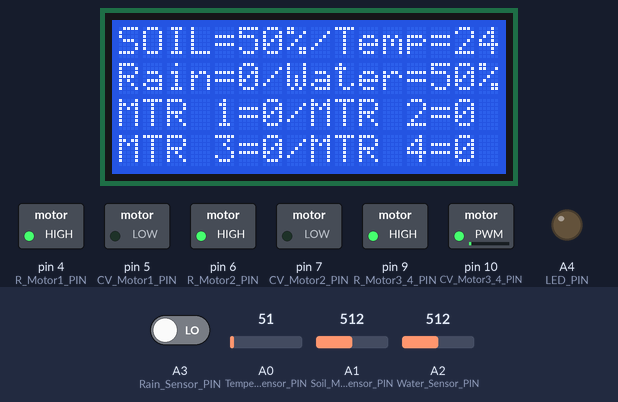
This sketch was run on a simulated Arduino Uno, built with avr-gcc and run on an emulated ATmega328P. On the bench: 16×4 character LCD, switched loads named in the sketch (green lamp = pin HIGH), output pins drawn as LEDs (lit = HIGH). The test bench sets the inputs (shaded band); at power-on: A2 (Water_Sensor_PIN) = 512, A1 (Soil_Moisture_Sensor_PIN) = 512, A0 (Temperature_Sensor_PIN) = 51, A3 (Rain_Sensor_PIN) LOW.

Above: at 0.77 s.
1.3 s: A2 (Water_Sensor_PIN) set to 812
At 2.45 s:
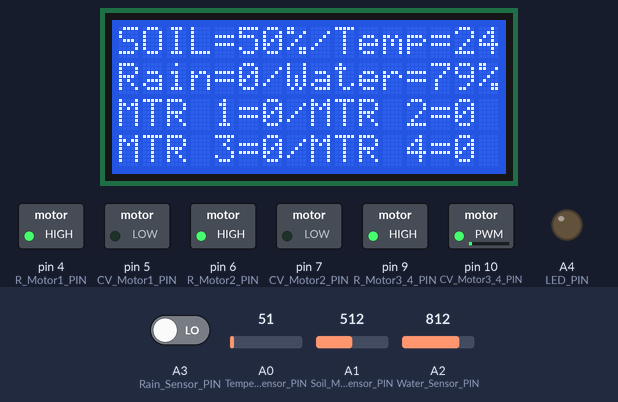
3.4 s: A2 (Water_Sensor_PIN) set to 847
At 5.12 s:
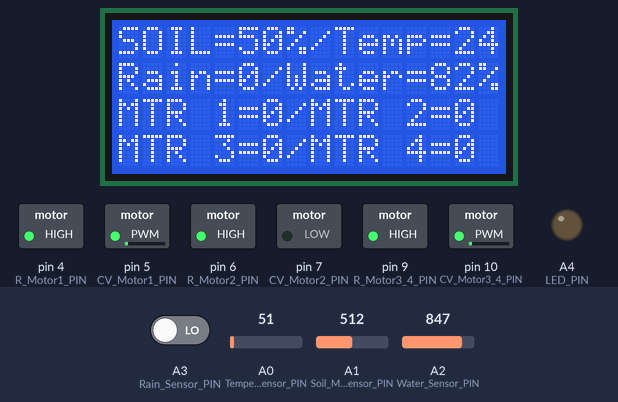
6.1 s: A1 (Soil_Moisture_Sensor_PIN) set to 819
7.7 s: A1 (Soil_Moisture_Sensor_PIN) set to 839
At 8.14 s:
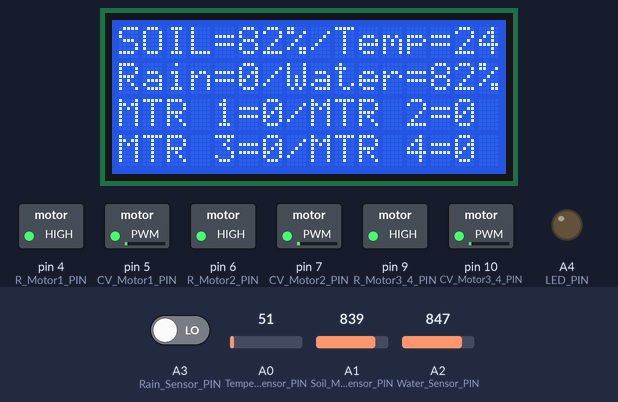
10.4 s: A0 (Temperature_Sensor_PIN) set to 23
At 10.7 s:
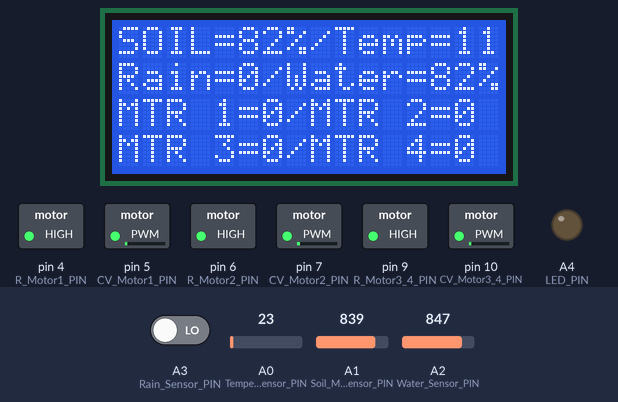
12.0 s: A0 (Temperature_Sensor_PIN) set to 19
At 12.27 s:
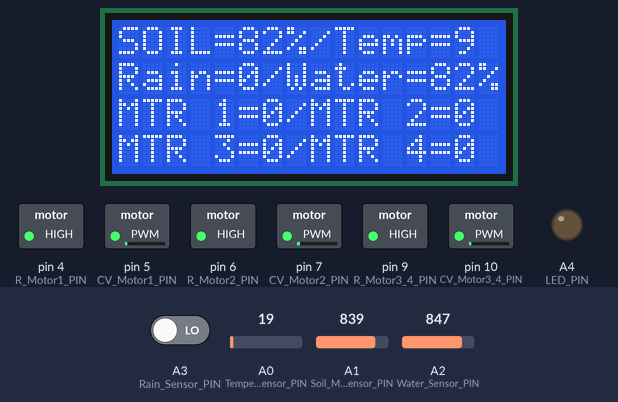
Timing chart, 0 to 62.5 s (numbered marks = the images above; inputs shaded):
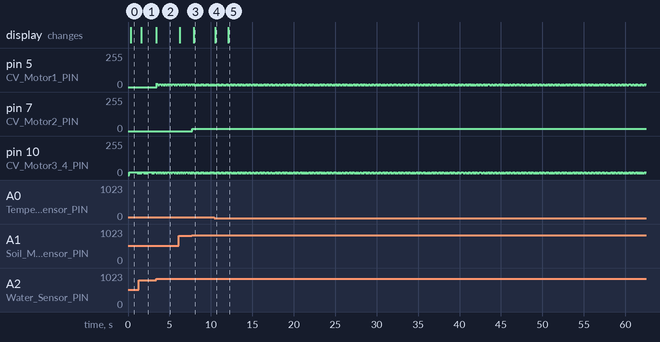

Measured:
- after the input at 1.3 s, the display: changes after 0.30 s (image 1)
- after the input at 3.4 s, the display: changes at once (image 2)
- after the input at 7.7 s, pin 7 (CV_Motor2_PIN): 0/255 → 17/255 after 0.08 s; the display: changes after 0.26 s (image 3)
- after the input at 10.4 s, the display: changes after 0.12 s (image 4)
- after the input at 12.0 s, the display: changes after 0.10 s (image 5)
- by itself, pin 5 (CV_Motor1_PIN): moves between 13/255 and 19/255, repeating every 14.5 s
- by itself, pin 10 (CV_Motor3_4_PIN): moves between 13/255 and 19/255, repeating every 11.6 s

The sketch:

smart_auto_farm.ino
```cpp
/* ----------------------------------------------------------- LCD LIB ---------------------------------------------------------- */

#include <LiquidCrystal.h>
#define rs 8
#define en 2
#define d4 3
#define d5 11
#define d6 12
#define d7 13

LiquidCrystal lcd(rs,en,d4,d5,d6,d7); // rs(0)-en(1)-d4(2)-d5(3)-d6(4)-d7(5)

void LCD_Config(char lines_number,char cols_number){
  lcd.begin(cols_number,lines_number);
}

void LCD_Write(char col_number,char line_number,String text){
  lcd.setCursor(col_number,line_number);
  lcd.print(text);
}

/* --------------------------------------------------- MOTORS CONTROL LIB -------------------------------------------------------- */

// --------------------- COVER MOTORS 3 + 4 ---------------------

#define R_Motor3_4_PIN 9
#define CV_Motor3_4_PIN 10

void COVER_MOTOR_Init() {
  digitalWrite(CV_Motor3_4_PIN,HIGH); // CV = 1
  digitalWrite(R_Motor3_4_PIN,HIGH); // R = 1
}

void COVER_MOTORS_left(){
  COVER_MOTOR_Init(); // CV = R = 1
  delay(1); // 0.1s
  if ( digitalRead(CV_Motor3_4_PIN) == HIGH ) {
    digitalWrite(CV_Motor3_4_PIN,LOW); // CV = 0
  } else if ( digitalRead(R_Motor3_4_PIN) == LOW ) {
    digitalWrite(R_Motor3_4_PIN,HIGH); // R = 0->1
    // ====> CV = 0 / R = 0->1 : 0->-90deg (left)
  }
}

void COVER_MOTORS_right(){
  COVER_MOTOR_Init(); // CV = R = 1
  delay(1); // 0.1s
  if ( digitalRead(CV_Motor3_4_PIN) == LOW ) {
    digitalWrite(CV_Motor3_4_PIN,HIGH); // CV = 1
  }
  if ( digitalRead(R_Motor3_4_PIN) == HIGH ) {
    digitalWrite(R_Motor3_4_PIN,LOW); // R = 1->0
    // ====> CV = 1 / R = 1->0 : 0->90deg (right)
  }
}

// --------------------- MOTORS 1 + 2 ---------------------

#define R_Motor1_PIN 4
#define CV_Motor1_PIN 5
#define R_Motor2_PIN 6
#define CV_Motor2_PIN 7

void MOTORS_Config() {
  pinMode(R_Motor1_PIN,OUTPUT);
  pinMode(CV_Motor1_PIN,OUTPUT);
  pinMode(R_Motor2_PIN,OUTPUT);
  pinMode(CV_Motor2_PIN,OUTPUT);
  pinMode(R_Motor3_4_PIN,OUTPUT);
  pinMode(CV_Motor3_4_PIN,OUTPUT);
}

void MOTOR_Init(char motor_number) {
  if ( motor_number == 1 ) {
    digitalWrite(R_Motor1_PIN,HIGH); // CV_motor1 = 1
    digitalWrite(CV_Motor1_PIN,HIGH); // R_motor1 = 1
  } else if ( motor_number == 2 ) {
    digitalWrite(R_Motor2_PIN,HIGH); // CV_motor2 = 1
    digitalWrite(CV_Motor2_PIN,HIGH); // R_motor2 = 1
  }
}

void MOTOR_left(char motor_number){
  if ( motor_number == 1 ) {
    MOTOR_Init(1); // CV = R = 1
    delay(1); // 0.1s
    if ( digitalRead(CV_Motor1_PIN) == HIGH ) {
      digitalWrite(CV_Motor1_PIN,LOW); // CV = 0
    }
    if ( digitalRead(R_Motor1_PIN) == LOW ) {
      digitalWrite(R_Motor1_PIN,HIGH); // R = 0->1
      // ====> CV = 0 / R = 0->1 : 0->-90deg (left)
    }
  } else if ( motor_number == 2 ) {
    MOTOR_Init(2); // CV = R = 1
    delay(1); // 0.1s
    if ( digitalRead(CV_Motor2_PIN) == HIGH ) {
      digitalWrite(CV_Motor2_PIN,LOW); // CV = 0
    }
    if ( digitalRead(R_Motor2_PIN) == LOW ) {
      digitalWrite(R_Motor2_PIN,HIGH); // R = 0->1
      // ====> CV = 0 / R = 0->1 : 0->-90deg (left)
    }
  }
}

void MOTOR_right(char motor_number){
  if ( motor_number == 1 ) {
    MOTOR_Init(1); // CV = R = 1
    delay(1); // 0.1s
    if ( digitalRead(CV_Motor1_PIN) == LOW ) {
      digitalWrite(CV_Motor1_PIN,HIGH); // CV = 1
    }
    if ( digitalRead(R_Motor1_PIN) == HIGH ) {
      digitalWrite(R_Motor1_PIN,LOW); // R = 1->0
      // ====> CV = 1 / R = 1->0 : 0->90deg (right)
    }
  } else if ( motor_number == 2 ) {
    MOTOR_Init(2); // CV = R = 1
    delay(1); // 0.1s
    if ( digitalRead(CV_Motor2_PIN) == LOW ) {
      digitalWrite(CV_Motor2_PIN,HIGH); // CV = 1
    }
    if ( digitalRead(R_Motor2_PIN) == HIGH ) {
      digitalWrite(R_Motor2_PIN,LOW); // R = 1->0
      // ====> CV = 1 / R = 1->0 : 0->90deg (right)
    }
  }
}

/* ------------------------------------------------------- SENSORS LIB ----------------------------------------------------------- */

#define Soil_Moisture_Sensor_PIN A1
#define Water_Sensor_PIN A2
#define Rain_Sensor_PIN A3
#define Temperature_Sensor_PIN A0

void SENSORS_Config(){
   pinMode(Soil_Moisture_Sensor_PIN,INPUT);
   pinMode(Water_Sensor_PIN,INPUT);
   pinMode(Rain_Sensor_PIN,INPUT);
   pinMode(Temperature_Sensor_PIN,INPUT);
}

// ----------- 1 - Water Level Sensor -----------
int Water_Level_Value(){
  int Value = analogRead(Water_Sensor_PIN);
  int Water_Level_Value = map(Value,0,1023,0,100);
  return Water_Level_Value;
}

// ----------- 2 - Soil Moisture Sensor -----------
int Soil_Moisture_Level_Value(){
  int Value = analogRead(Soil_Moisture_Sensor_PIN);
  int Soil_Moisture_Value = map(Value,0,1023,0,100);
  return Soil_Moisture_Value;
}

// ----------- 3 - Rain Sensor -----------
bool Rain_Status(){
  bool Rain_Status = digitalRead(Rain_Sensor_PIN);
  return Rain_Status;
}

// ----------- 4 - Temperature Sensor -----------
int Temperature_Level_Value(){
  int Value = analogRead(Temperature_Sensor_PIN);
  float mv = (Value/1024.0)*5000;
  float celcius = mv/10;
  return (int)celcius;
}

/* --------------------------------------------------------- Main Code ----------------------------------------------------------- */

#define LED_PIN A4

bool Motor1_State = false; // motor 1 = OFF init
bool Motor2_State = false; // motor 2 = OFF init
bool Motor3_State = false; // motor 3 = OFF init
bool Motor4_State = false; // motor 4 = OFF init

void setup() {
  pinMode(LED_PIN,OUTPUT);
  MOTORS_Config();
  MOTOR_left(1); // init : motor1 = -90 ( motor 1 = OFF)
  MOTOR_left(2); // init : motor2 = -90 ( motor 2 = OFF)
  COVER_MOTORS_left(); // init : motor 3+4 = -90 ( motor 3+4 = OFF)
  LCD_Config(4,16);
  SENSORS_Config();
}

void Display(){
  String Soil = "SOIL="+String(Soil_Moisture_Level_Value())+"%";
  String Temperature = "Temp="+String(Temperature_Level_Value());
  String Rain = "Rain="+String(Rain_Status());
  String WaterLevel = "Water="+String(Water_Level_Value())+"%";
  String Lcd_row1 = Soil +"/"+ Temperature;
  String Lcd_row2 = Rain +"/"+ WaterLevel;
  String Lcd_row3 = "MTR 1="+String(int(Motor1_State))+"/MTR 2="+String(int(Motor2_State));
  String Lcd_row4 = "MTR 3="+String(int(Motor3_State))+"/MTR 4="+String(int(Motor4_State));
  lcd.clear();
  LCD_Write(0,0,Lcd_row1);
  LCD_Write(0,1,Lcd_row2);
  LCD_Write(0,2,Lcd_row3);
  LCD_Write(0,3,Lcd_row4);
}

void loop() {
  // RAIN TEST
  if ( Rain_Status() == 1 ){
    if ( Temperature_Level_Value() < 2 ) { // probability of snow '2 = snow avg tempertaure'
      COVER_MOTORS_right(); // motor 3+4 'cover motors' = ON to 'right' (0->90deg)
      Motor3_State = true;
      Motor4_State = true;
    } else {
      COVER_MOTORS_left(); // motor 3+4 'cover motors' = OFF to 'left' (0->-90deg)
      Motor3_State = false;
      Motor4_State = false;
      MOTOR_left(1); // 0->-90deg (motor1'tank'=OFF)  because it's already raining
      MOTOR_left(2); // 0->-90deg (motor2'irrigation'=OFF) because it's already raining
      Motor1_State = false;
      Motor2_State = false;
    }
  } else if ( Rain_Status() == 0 ) {// not raining
    COVER_MOTORS_left(); // motor 3+4 'cover motors' = OFF to 'left' (0->-90deg)
    Motor3_State = false;
    Motor4_State = false;
    // WATER LEVEL TEST
    if ( Water_Level_Value() > 80 ) {
      MOTOR_left(1); // 0->-90deg (motor1'tank'=OFF)  because water level in tank is very high
      Motor1_State = false;
    } else if ( Water_Level_Value() < 20 ) {
      MOTOR_right(1); // 0->90deg (motor1'tank'=ON) to fill the water tank
      Motor1_State = true;
    }
    // SOIL MOISTURE TEST
    if ( Soil_Moisture_Level_Value() > 80 ) { // the plants have a good quantity of water
      MOTOR_left(2); // 0->-90deg (motor2'irrigation'=OFF) because the plants have a good quantity of water
      Motor2_State = false;
    } else if ( Soil_Moisture_Level_Value() < 20 ) {
      MOTOR_right(2); // 0->90deg (motor2'irrigation'=ON) because the plants don't have a good quantity of water
      Motor2_State = true;
    }
  }
  Display();
}
```
